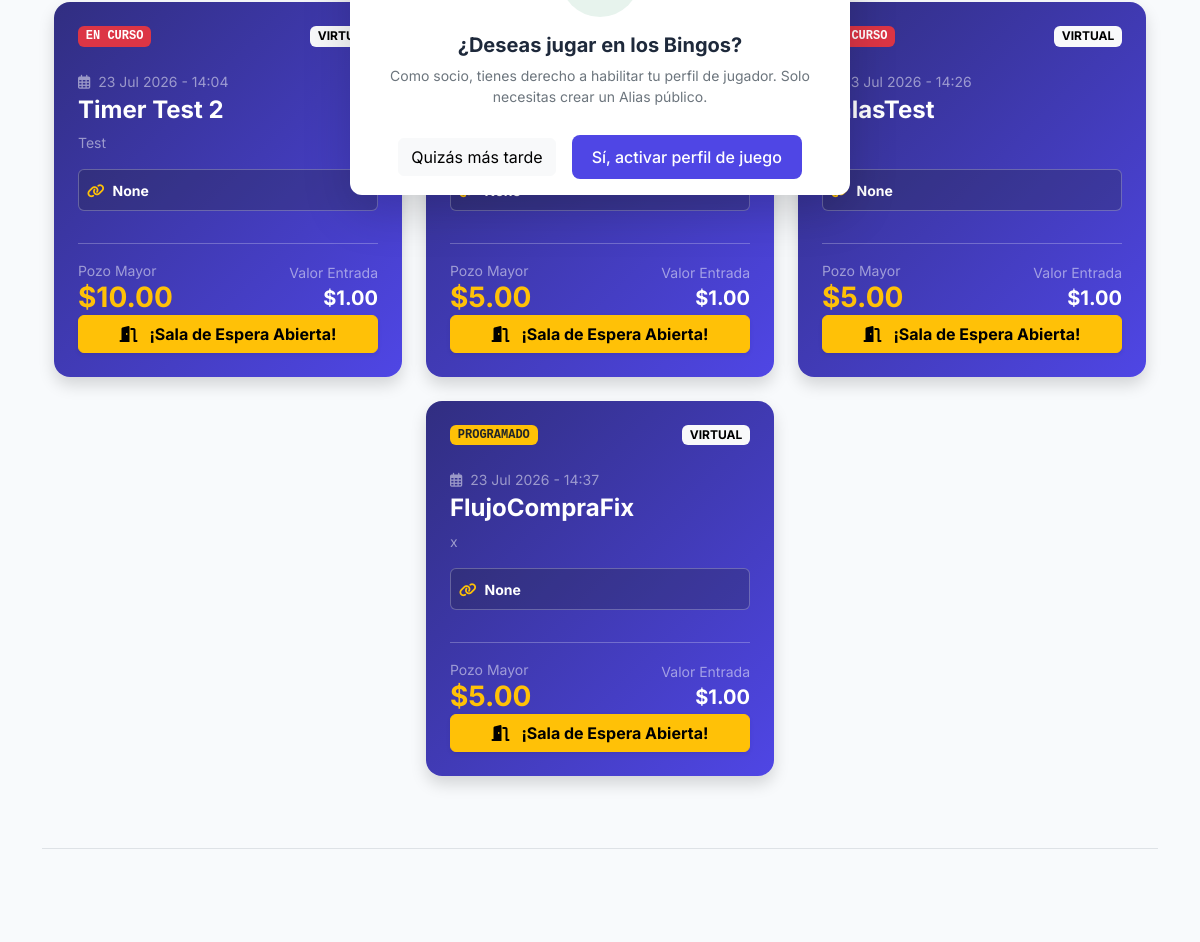
Page / (signed in, middle part) on the earlier database version.
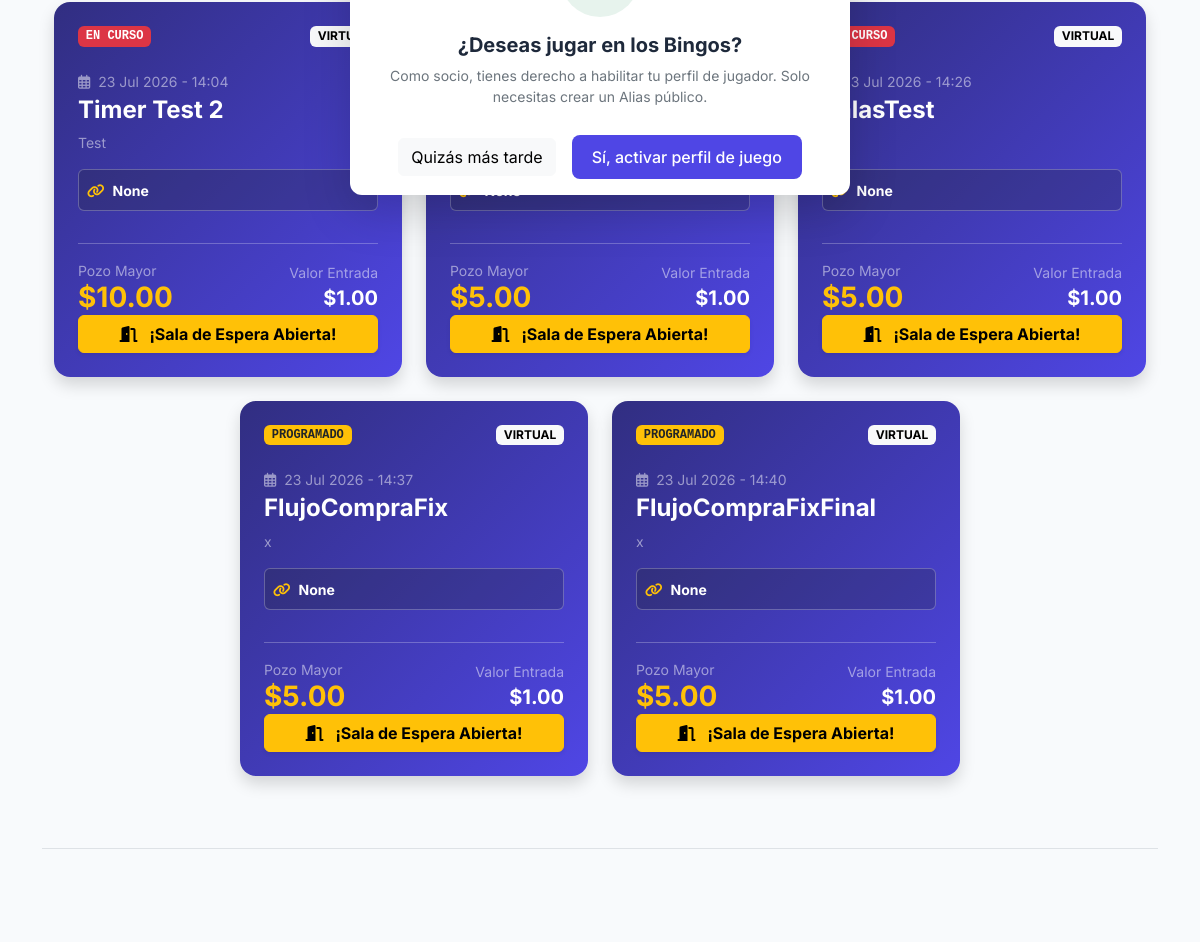
Same page on the later database version.
### bingo/models.py (models this page shows, shortened)
class Bingo(models.Model):
    TIPO_BINGO_CHOICES = [
        ('Virtual', 'Virtual'),
        ('Presencial', 'Presencial'),
    ]
    ESTADO_BINGO_CHOICES = [
        ('Programado', 'Programado'),
        ('En Curso', 'En Curso'),
        ('Finalizado', 'Finalizado'),
        ('Cancelado', 'Cancelado'),
    ]
    idbingo = models.AutoField(primary_key=True)
    titulobingo = models.CharField(
        max_length=150,
        verbose_name="Título del Bingo"
    )
    fechaprogramadabingo = models.DateTimeField(
        verbose_name="Fecha y Hora del Evento"
    )
    tipobingo = models.CharField(
        max_length=20,
        choices=TIPO_BINGO_CHOICES,
        verbose_name="Tipo de Bingo"
    )
    lugarbingo = models.CharField(
        max_length=255,
        null=True,
        blank=True,
        verbose_name="Lugar (si es presencial)"
    )
    urlsesionbingo = models.CharField(
        max_length=255,
        null=True,
        blank=True,
        verbose_name="Link de la sesión (si es virtual)"
    )
    preciocarton = models.DecimalField(
        max_digits=10,
        decimal_places=2,
        validators=[MinValueValidator(Decimal('0.01'))],
        verbose_name="Precio del Cartón"
    )
    premiomayor = models.DecimalField(
        max_digits=10,
        decimal_places=2,
        verbose_name="Monto del Premio Mayor"
    )
    descripcionpremiomayor = models.CharField(
        max_length=100,
        verbose_name="¿Qué es el premio mayor?"
    )
    estadobingo = models.CharField(
        max_length=20,
        choices=ESTADO_BINGO_CHOICES,
        default='Programado',
        verbose_name="Estado del Bingo"
    )
    rutaimagenpremiomayor = models.ImageField(
        upload_to='bingo/imagen_premio_mayor/',
        max_length=300,
        null=True,
        blank=True,
        verbose_name="Imagen del Premio"
    )
    urlvideopromocional = models.FileField(
        upload_to='bingo/video_promocional/',
        max_length=300,
        null=True,
        blank=True,
        verbose_name="Video Promocional"
    )
    descripcionpremios = models.TextField(
        max_length=500,
        null=True,
        blank=True,
        verbose_name="Descripción de otros premios"
    )
    idunidadmonetaria = models.ForeignKey(
        'UnidadMonetaria',
        on_delete=models.PROTECT,
        db_column='idunidadmonetaria',
        null=True,
        blank=True,
        verbose_name='Unidad Monetaria'
    )
    class Meta:
        db_table = 'Bingo'
        verbose_name = 'Bingo'
        verbose_name_plural = 'Bingos'

class UnidadMonetaria(models.Model):
    idunidad = models.AutoField(primary_key=True)
    nombre = models.CharField(max_length=50, unique=True)
    simbolo = models.CharField(max_length=10, null=True, blank=True)
    @property
    def idunidadmonetaria(self):
        return self.idunidad
    @property
    def nombreunidadmonetaria(self):
        return self.nombre
    @property
    def nombremoneda(self):
        return self.nombre
    @property
    def simbolomoneda(self):
        return self.simbolo or ''
    @property
    def tipomoneda(self):
        return getattr(self, '_tipomoneda', 'Efectivo')
    @property
    def tasaconversionmoneda(self):
        return getattr(self, '_tasaconversionmoneda', Decimal('1.00'))
    @property
    def estadomoneda(self):
        return getattr(self, '_estadomoneda', True)
    class Meta:
        db_table = 'UnidadMonetaria'
        verbose_name = 'Unidad Monetaria'
        verbose_name_plural = 'Unidades Monetarias'

### bingo/views.py (the view, shortened to what this page needs)
# urls.py: path('', views.inicio, name='inicio'),
def inicio(request):
    preguntar_jugador = request.session.pop('preguntar_jugador', False)
    es_jugador = False
    mostrar_promo_socio = False
    saldo_jugador = None
    config_web = ConfiguracionWeb.objects.first()
    bingos_activos = Bingo.objects.filter(
        estadobingo__in=['Programado', 'En Curso']
    ).select_related('idunidadmonetaria').order_by('fechaprogramadabingo')
    ahora = timezone.now()
    for b in bingos_activos:
        if b.fechaprogramadabingo:
            hora_apertura = b.fechaprogramadabingo - timedelta(minutes=30)
            partida_activa = PartidaBingo.objects.filter(
                idbingo=b,
                estadopartida__in=['Programada', 'En Juego']
            ).order_by('idpartidabingo').first()
            if ahora >= hora_apertura and partida_activa:
                b.sala_abierta = True
                b.id_partida_a_entrar = partida_activa.idpartidabingo
            else:
                b.sala_abierta = False
        else:
            b.sala_abierta = False
    ultimas_asignaciones_regalo = AporteSemanal.objects.filter(idregalo__isnull=False).select_related(
        'idsocio', 'idregalo').order_by('-idaporte')[:200]
    ganador_por_regalo = {}
    for asignacion in ultimas_asignaciones_regalo:
        rid = asignacion.idregalo_id
        if rid not in ganador_por_regalo:
            ganador_por_regalo[rid] = asignacion
    regalos_lista = list(Regalo.objects.all().order_by('-idregalo'))
    for regalo in regalos_lista:
        regalo.asignacion_actual = ganador_por_regalo.get(regalo.idregalo)
    contexto = {
        'preguntar_jugador': preguntar_jugador,
        'es_jugador': es_jugador,
        'config_web': config_web,
        'bingos_activos': bingos_activos,
        'mostrar_promo_socio': mostrar_promo_socio,
        'saldo_jugador': saldo_jugador,
    }
    return render(request, 'comunes/inicio.html', contexto)

### bingo/templates/comunes/inicio.html (shortened to what the changed rows need)
{% extends 'comunes/base.html' %}
{% block content %}
{% if bingos_activos %}
<div id="eventos-activos" class="container py-5 mt-4">
    <div class="row row-cols-1 row-cols-md-2 row-cols-lg-3 g-4 justify-content-center">
        {% for b in bingos_activos %}
        <div class="col">
            <div class="card border-0 rounded-4 overflow-hidden shadow h-100 transition-hover" style="background: linear-gradient(135deg, #312e81 0%, #4f46e5 100%);">
                <div class="p-4 text-white d-flex flex-column justify-content-between h-100">
                    <div class="d-flex justify-content-between align-items-start">
                        <span class="badge {% if b.estadobingo == 'En Curso' %}bg-danger animate__animated animate__pulse animate__infinite{% else %}bg-warning text-dark{% endif %} font-monospace fw-bold">{{ b.estadobingo|upper }}</span>
                        <span class="badge text-bg-light text-indigo">{{ b.tipobingo|upper }}</span>
                    </div>
                    <div class="my-4">
                        <div class="small text-white-50 mb-1"><i class="far fa-calendar-alt me-1"></i> {{ b.fechaprogramadabingo|date:"d M Y - H:i" }}</div>
                        <h4 class="fw-bold text-white mb-2" style="word-break: break-word;">{{ b.titulobingo }}</h4>
                        <p class="small text-white-50 mb-3" style="word-break: break-word;">{{ b.descripcionpremiomayor }}</p>
                        <div class="bg-dark bg-opacity-25 rounded p-2 mb-2 border border-white border-opacity-25">
                            <span class="small fw-medium text-white" style="word-break: break-word;">
                                {% if b.tipobingo == 'Virtual' %}
                                    {% if user.is_authenticated %}
                                        <a href="{{ b.urlsesionbingo }}" target="_blank" rel="noopener noreferrer" class="text-white text-decoration-none fw-bold" title="Enlace de la sala">
                                            <i class="fas fa-link text-warning me-2"></i>{{ b.urlsesionbingo }}
                                        </a>
                                    {% else %}
                                        <span class="text-white-50" title="Debes iniciar sesión para ver el enlace" data-bs-toggle="tooltip">
                                            <i class="fas fa-lock text-warning me-2"></i>Sala Virtual Privada (Inicia sesión)
                                        </span>
                                    {% endif %}
                                {% else %}
                                    <i class="fas fa-map-marker-alt text-warning me-2"></i>{{ b.lugarbingo|default:'Por definir' }}
                                {% endif %}
                            </span>
                        </div>
                    </div>
                    <div class="d-flex justify-content-between align-items-center border-top border-white border-opacity-25 pt-3 mt-auto">
                        <div>
                            <span class="small text-white-50 d-block">Pozo Mayor</span>
                            <h3 class="fw-bold text-warning mb-0">{{ b.idunidadmonetaria.simbolomoneda }}{{ b.premiomayor }}</h3>
                        </div>
                        <div class="text-end">
                            <span class="small text-white-50 d-block">Valor Entrada</span>
                            <span class="fw-bold fs-5 text-white">{{ b.idunidadmonetaria.simbolomoneda }}{{ b.preciocarton }}</span>
                        </div>
                    </div>
                    {% if b.sala_abierta %}
                        <a href="{% url 'sala_espera' b.id_partida_a_entrar %}" class="btn btn-warning w-100 fw-bold shadow-sm animate__animated animate__pulse animate__infinite" style="animation-duration: 2s;">
                            <i class="fas fa-door-open me-2"></i> ¡Sala de Espera Abierta!
                        </a>
                    {% endif %}
                </div>
            </div>
        </div>
        {% endfor %}
    </div>
</div>
{% endif %}
{% endblock %}

Differences in the rows shown:
added Bingo: estadobingo "PROGRAMADO", tipobingo "VIRTUAL", fechaprogramadabingo "23 Jul 2026 - 14:40", titulobingo "FlujoCompraFixFinal", descripcionpremiomayor "x", urlsesionbingo "None", idunidadmonetaria.simbolomoneda "$", premiomayor "5.00", preciocarton "1.00", shows "¡Sala de Espera Abierta!"
